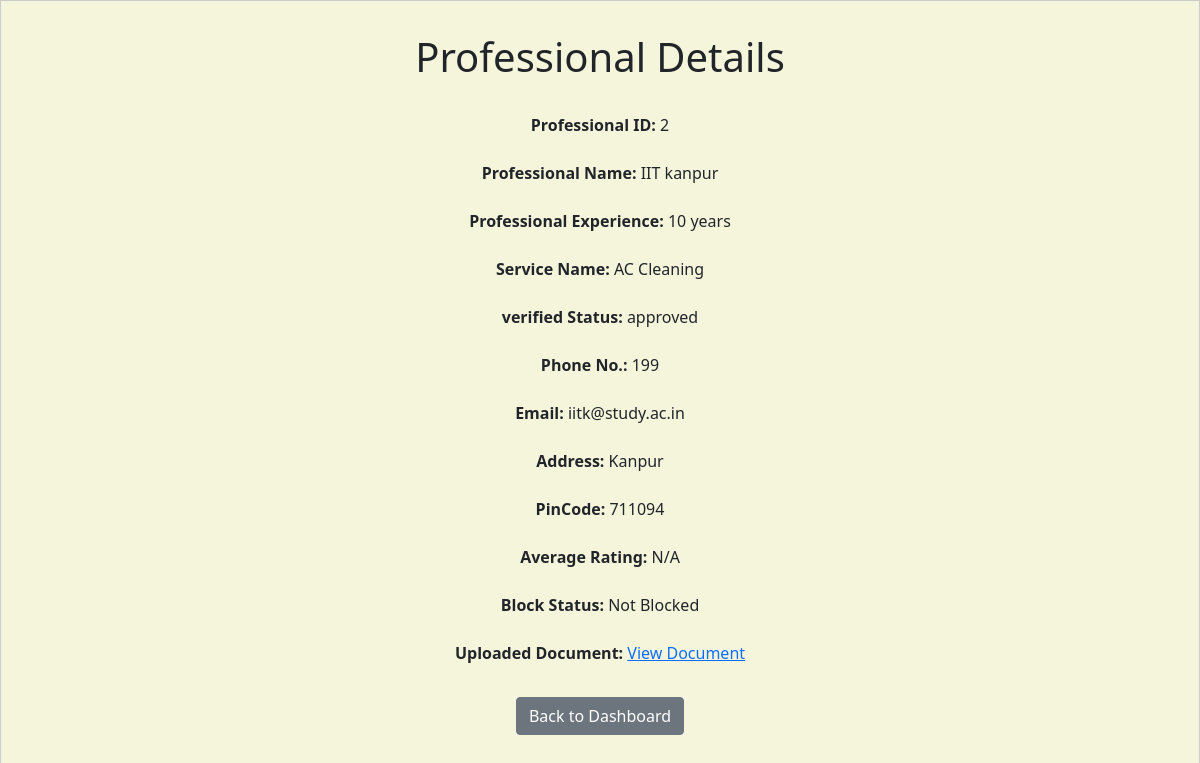
The page /professional/2 on the database its author committed.
### backend/models.py (models this page shows)
class Service_Professional(db.Model):
    __tablename__ = "service_professional"
    id = db.Column(db.Integer, primary_key=True, autoincrement=True)
    username = db.Column(db.String, unique=True, nullable=False)
    password = db.Column(db.String, nullable=False)
    name = db.Column(db.String, nullable=False)
    service_type = db.Column(
        db.String, nullable=False
    )  # nullable true done for some reason
    experience = db.Column(db.Integer, nullable=False)
    phone_no = db.Column(db.Integer, nullable=False)
    email = db.Column(db.String, unique=True, nullable=False)
    address = db.Column(db.String, nullable=False)
    pin_code = db.Column(db.String, nullable=False)
    verified_status = db.Column(db.String, nullable=True, default="Not verified yet")
    gender = db.Column(db.String, nullable=True)  # New column for gender (optional)
    profile_pic = db.Column(
        db.String, nullable=True
    )  # New column for profile picture (optional)
    average_rating = db.Column(db.Float, nullable=True)  # New column for average rating
    document = db.Column(db.String, nullable=True)  # Column to store document path
    block_status = db.Column(db.Boolean, default=False)  # Block/unblock status
    custom_services = db.relationship(
        "ProfessionalService",
        back_populates="professional",
        lazy=True,
        cascade="all, delete-orphan",
    )

### backend/controller.py (the view)
@app.route("/professional/<int:professional_id>", methods=["GET"])
def professional_details(professional_id):
    professional = Service_Professional.query.get(professional_id)
    if professional:
        return render_template("professional_details.html", professional=professional)
    else:
        return "Service not found", 404

### templates/professional_details.html (shortened to what this page needs)
</html>
<!DOCTYPE html>
<html lang="en">
<head>
    <link href="https://cdn.jsdelivr.net/npm/bootstrap@5.0.2/dist/css/bootstrap.min.css" rel="stylesheet" />
    <link rel="stylesheet" href="/static/style.css" />
</head>
<body>
    <div id="container">
        <div id="panel">
            <h1>Professional Details</h1>
            <br>
            <p><strong>Professional ID:</strong> {{ professional.id }} <br> <br>
                <strong>Professional Name:</strong> {{ professional.name }}<br><br>
                <strong>Professional Experience:</strong> {{ professional.experience }} years<br><br>
                <strong>Service Name:</strong> {{ professional.service_type }}<br><br>
                <strong>verified Status:</strong> {{ professional.verified_status }}<br><br>
                <strong>Phone No.:</strong> {{ professional.phone_no }}<br><br>
                <strong>Email:</strong> {{ professional.email }}<br><br>
                <strong>Address:</strong> {{ professional.address }}<br><br>
                <strong>PinCode:</strong> {{ professional.pin_code }}<br><br>
                <strong>Average Rating:</strong>
                {% if professional.average_rating %}
                professional.average_rating
                {% else %}
                N/A
                {% endif %}
                <br><br>
                <strong>Block Status:</strong>
                {% if professional.block_status %}
                Blocked
                {% else %}
                Not Blocked
                {% endif %}
                <br><br>
                <strong>Uploaded Document:</strong>
                {% if professional.document %}
                <a href="{{ url_for('static', filename='uploads/' + professional.document.split('/')[-1]) }}"
                    target="_blank">
                    View Document
                </a>
                {% else %}
                No document uploaded.
                {% endif %}
            </p>
            <a href="{{ url_for('admin_dashboard') }}" class="btn btn-secondary mt-3">Back to Dashboard</a>
        </div>
    </div>
</body>
</html>

### static/style.css (style rules this page uses)
* { margin: 0; background-color: #f5f5dc; }
#panel { width: auto; margin: auto; height: auto; text-align: center; padding: 2vh; border: 0px solid black; border-radius: 10px; }
#container { width: auto; margin: auto; padding: 2vh; border: 1px solid #ccc; }

### rows shown on the page
Service_Professional: id "2", name "IIT kanpur", experience "10", service_type "AC Cleaning", verified_status "approved", phone_no "199", email "iitk@study.ac.in", address "Kanpur", pin_code "711094"
